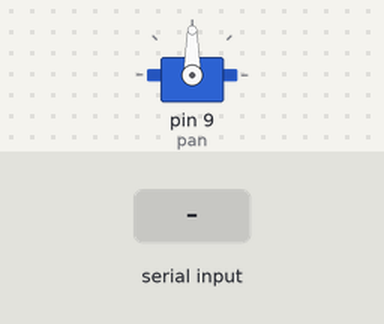
This sketch was run on a simulated Arduino Uno, built with avr-gcc and run on an emulated ATmega328P. Parts: servo. Inputs (shaded band) come from the test bench.

Above: at 1.2 s.
1.3 s: "d" received over Serial
Timing chart, 0 to 4.3 s (numbered marks = the images above; inputs shaded):
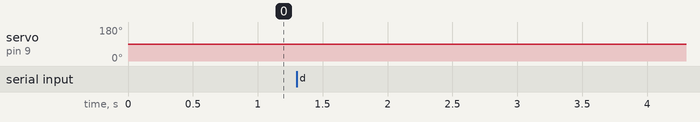

Measured:
- after the input at 1.3 s, servo on pin 9 (pan): 90° → 89° at once

The sketch:

Serial_paning_control.ino
```cpp
#include <Servo.h>

Servo pan;
//Servo tilt;
int panpos = 90;
//int tiltpos = 50;

void setup()
{
  pan.attach(9);
  //tilt.attach(9);
  Serial.begin(19200);	// opens serial port, sets data rate to 9600 bps
  //Serial.println("ready");

}

void loop()
{

  if (Serial.available() > 0)
  {
    int data = Serial.read();	 // read the incoming byte:
    switch(data)
    {
	case 'd' :  if(panpos > 0) {panpos -=1;};  break;
        case 'a' :  if(panpos < 180) {panpos += 1;}; break;
        //case 'w' :  if(tiltpos > 0) {tiltpos -=1;}; break;
        //case 's' :  if(tiltpos < 180) {tiltpos += 1;};  break;
        default  : break;
    }
  }
  pan.write(panpos);
  //tilt.write(tiltpos);
}
```
